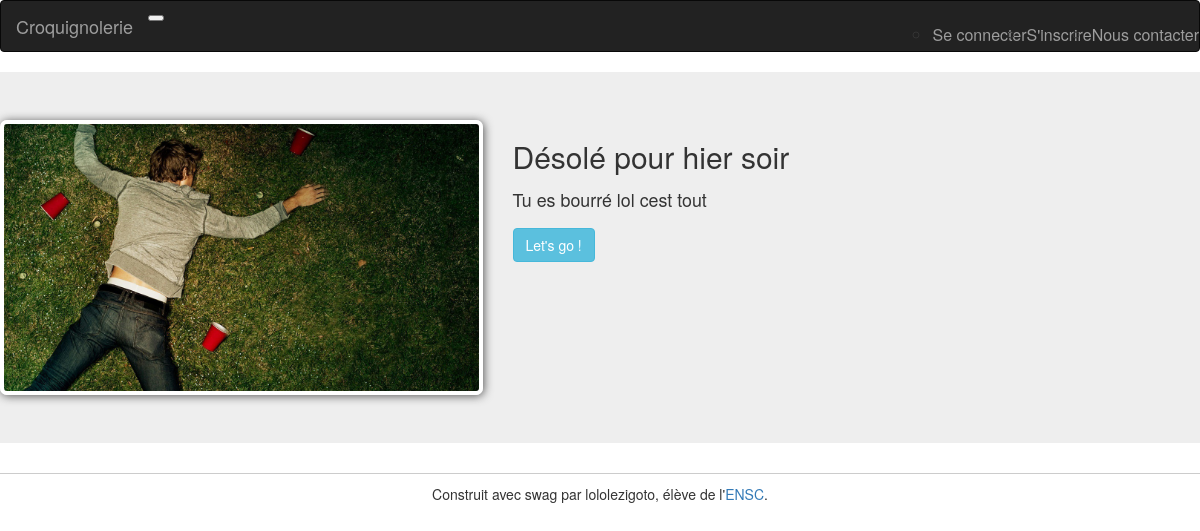
Screenshot of /histoire.php?id=1 with the database file from the repository.
### tables this page shows
CREATE TABLE `histoires` (
  `id_histoire` int(11) NOT NULL,
  `nom_histoire` varchar(100) DEFAULT NULL,
  `description_histoire` text,
  `image_histoire` varchar(100) DEFAULT NULL,
  `nb_parties` int(11) DEFAULT '0',
  `nb_victoires` int(11) NOT NULL DEFAULT '0',
  `nb_echecs` int(11) NOT NULL DEFAULT '0',
  `isHidden` tinyint(1) NOT NULL DEFAULT '0'
);

### histoire.php (the view, shortened to what this page needs)
<!doctype html>
<html>
<?php include("includes/connect.php");
$id = $_GET["id"];
$maRequete1 = "SELECT * FROM histoires WHERE id_histoire=$id";
    $response = $BDD->query($maRequete1);
    $ligne = $response->fetch();
    $id = $ligne["id_histoire"];
    $title = $ligne["nom_histoire"];
    $des_courte = $ligne["description_histoire"];
    $image = $ligne["image_histoire"];
?>
<head>
    <link href="lib/bootstrap/css/bootstrap.min.css" rel="stylesheet">
    <link href="css/style.css" rel="stylesheet">
</head>
<body>
<?php
if(!empty($_SESSION['user']))
    include("includes/navbar_connected.php");
else
    include("includes/navbar.php");
?>
        <div class="jumbotron">
            <div class="row">
                <div class="col-md-5 col-sm-7">
                    <img class="img-responsive movieImage" src="images/<?= $image ?>" title=<?= $title?> />
                </div>
                <div class="col-md-7 col-sm-5">
                    <h2><?= $title ?></h2>
                    <p><small><?= $des_courte?></small></p>
                </div>
                <div class="col-md-7 col-sm-5">
                <a href="firstpage.php?story=<?=$title?>&id=<?=$id?>" class="btn btn-info" role="button" > Let's go !</a>
                </div>
            </div>
        </div>
    <footer class="footer">
    Construit avec swag par lololezigoto, élève de l'<a href="https://www.ensc.fr">ENSC</a>.
</footer></div>
<script src="lib/bootstrap/js/bootstrap.min.js"></script></body>
</html>

### css/style.css (style rules this page uses)
.footer { border-top: 1px solid #ccc; padding-top: 10px; margin-bottom: 10px; text-align: center; }
.movieImage { border-radius: 7px; border: 4px solid white; box-shadow: 1px 1px 10px #555; }

### rows the page displays
histoires: image_histoire (picture), nom_histoire "Désolé pour hier soir", description_histoire "Tu es bourré lol cest tout"
